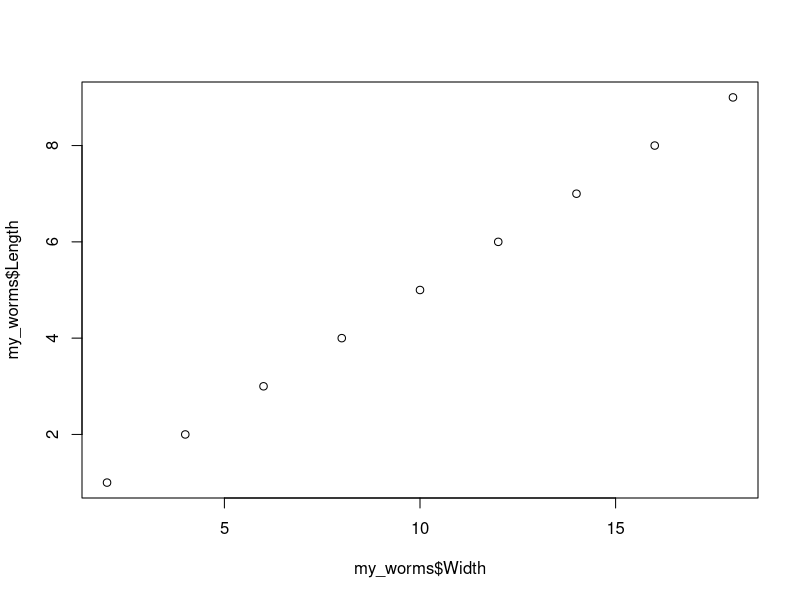

This figure's R source: (Note: this script raises an error after producing the figure.)
## ---- chunk 1
# это комментарии, они не будут выполняться
## ---- chunk 2
2+2
1024/2
1:10
34*4
2^4
sqrt(27)
## ---- chunk 3
var_1 <- 1024 / 2
1238 * 3 -> var_2
var_2
## ---- chunk 4
23
sqrt(25)
## ---- chunk 5
1:10 # от одного до 10
-5:3 # от -5 до 3
## ---- chunk 6
c(2, 4, 6)
c(-9.3, 0, 2.17, 21.3)
## ---- chunk 7
vect_num <- -11:12 # численный вектор от -11 до 12 сохранен в переменной vect_num
vect_num_1 <- c(1.3, 1.7, 1.2, 0.9, 1.6, 1.4) # численный вектор, сохранен в переменной vect_num_1
## ---- chunk 8
vect_num[1] # первый элемент в векторе vect_num
vect_num[10] # 10-й элемент
vect_num[22]
## ---- chunk 9
3:5
## ---- chunk 10
vect_num[3:5]
## ---- chunk 11
vect_num[c(2, 4, 6)] # возвращает 2-й, 4-й и 6-й элементы
vect_num[c(1, 10, 20)] # возвращает 1-й, 10-й и 20-й элементы
## ---- chunk 12
vect_num[c(1, 2, 5)] # возвращает 1-й, 3-й и 5-й элементы
## ---- chunk 13
vect_num[c(15, 9, 1)] # правильно
## ---- chunk 14
c(1, 1, 5:9)
c(vect_num, vect_num)
c(100, vect_num)
## ---- chunk 15
vect_num[c(1, 3, 5, 22:24)]
## ---- chunk 16
"это текст"
'это тоже текст'
## ---- chunk 17
rainbow <- c("red", "orange", "yellow", "green", "blue", "violet")
rainbow # весь вектор
## ---- chunk 18
rainbow[c(1, 6)]
## ---- chunk 19
double_rainbow <- c(rainbow, rainbow)
double_rainbow
rainbow[3:6] # элементы с 3 по 6
## ---- chunk 20
TRUE # истина
FALSE # ложь
## ---- chunk 21
c(T, T, T, T, F, F, T, T)
## ---- chunk 22
c(TRUE, TRUE, TRUE, FALSE, FALSE, TRUE)
## ---- chunk 23
short_logical_vector <- c(FALSE, TRUE)
## ---- chunk 24
rep(x = 1, times = 3) # 1 повторяется 3 раза
rep(x = "red", times = 5) # "red" повторяется 5 раз
rep(x = TRUE, times = 2) # TRUE повторяется 2 раза
## ---- chunk 25
rep(TRUE, 5) # TRUE повторяется 5 раз, аргументы без названий
## ---- chunk 26
vect_log <- c(rep(TRUE, 3), rep(FALSE, 3), rep(TRUE, 4))
vect_log
## ---- chunk 27
double_rainbow
## ---- chunk 28
f_yellow <- double_rainbow == "yellow"
f_yellow
## ---- chunk 29
double_rainbow[f_yellow]
## ---- chunk 30
f_blue <- double_rainbow == "blue"
## ---- chunk 31
f_yellow | f_blue
## ---- chunk 32
double_rainbow[f_yellow | f_blue]
## ---- chunk 33
double_rainbow[double_rainbow == "yellow" | double_rainbow == "blue"]
## ---- chunk 34
f_colours <- double_rainbow == "yellow" | double_rainbow == "blue"
double_rainbow[f_colours]
## ---- chunk 35
vect_num
## ---- chunk 36
vect_num[vect_num > 0]
## ---- chunk 37
f_5_8 <- (vect_num <= -8) | (vect_num >= 8)
vect_num[f_5_8]
## ---- chunk 38
snail_colours <- c("red", "green", "green", "green", "yellow", "yellow", "yellow", "yellow")
snail_colours # это текстовый вектор.
## ---- chunk 39
factor(snail_colours)
## ---- chunk 40
double_rainbow # текстовый вектор
## ---- chunk 41
f_double_rainbow <- factor(double_rainbow)
## ---- chunk 42
class(f_double_rainbow)
class(vect_log)
class(vect_num)
class(rainbow)
## ---- chunk 43
rainbow_1 <- c("red", "orange", NA, "green", "blue", "violet")
## ---- chunk 44
rainbow_1[198]
## ---- chunk 45
vect_num + 2
vect_num * 2
vect_num * (-2)
vect_num ^2
## ---- chunk 46
NAs_NANs <- c(1, 3, NA, 7, 0, 22:24)
## ---- chunk 47
NAs_NANs
## ---- chunk 48
NAs_NANs + 2 # останется NA
NAs_NANs * 0 # останется NA
NAs_NANs / 0  # останется NA
## ---- chunk 49
sqrt(-1)
## ---- chunk 50
NAs_NANs
## ---- chunk 51
length(NAs_NANs)
## ---- chunk 52
sum(NAs_NANs)
## ---- chunk 53
sum(NAs_NANs, na.rm = TRUE)
## ---- chunk 54
mean(NAs_NANs, na.rm = TRUE)
## ---- chunk 55
mmean <- function(x){
  mean(x, na.rm = TRUE)
  }
## ---- chunk 56
mmean <- function(x){
  res <- mean(x, na.rm = TRUE)
  return(res)
}
## ---- chunk 57
mean(vect_num, na.rm = TRUE)
mmean(vect_num)
## ---- chunk 58
len <- 1:9 # числовой
col <- c(rep("green", 4), rep("red", 5)) # текстовый
wid <- seq(from = 2, by = 2, to = 18) # числовой
## ---- chunk 59
my_worms <- data.frame(Length = len, Width = wid, Colour = col)
## ---- chunk 60
class(my_worms) # смотрим, действительно датафрейм
## ---- chunk 61
my_worms # печать датафрейма
View(my_worms) # просмотр в RStudio
head(my_worms)
tail(my_worms)
# fix(my_worms) # ручное редактирование. осторожно! избегайте его использовать, никаких документов о нем не останется
## ---- chunk 62
my_worms$Length
my_worms$Width
## ---- chunk 63
my_worms[2, 3] # вторая строка в 3 столбце
my_worms[2, ] # вторая строка целиком
my_worms[1:9, 2] # строки с 1 по 9 во втором столбце
my_worms[, 2] # второй столбец целиком
## ---- chunk 64
plot(x = my_worms$Width, y = my_worms$Length)
## ---- chunk 65
plot(x = my_worms$Colour, y = my_worms$Length)
## ---- chunk 66
library(ggplot2)

ggplot(data = my_worms) +
  geom_point(aes(x = Width, y = Length))

ggplot(data = my_worms) +
  geom_boxplot(aes(x = Colour, y = Length))
## ---- chunk 67
ggplot(data = my_worms) +
  geom_point(aes(x = Width, y = Length, colour = Colour))
## ---- chunk 68
gg <- ggplot(data = my_worms) +
  geom_point(aes(x = Width, y = Length, colour = Colour))
## ---- chunk 69
gg

## ---- chunk 70
gg + theme_dark()
gg + theme_light()
gg + theme_classic()
## ---- chunk 71
theme_set(theme_bw())
gg
## ---- chunk 72
gg + labs(x = "Ширина", y = "Длина", colour = "Цвет")
## ---- chunk 73
gg + facet_wrap(~Colour, nrow = 1)
## ---- chunk 74
my_worms$col_rus <- factor(my_worms$Colour, levels = c("green", "red"), labels = c("Зеленый", "Красный"))
ggplot(data = my_worms) +
  geom_point(aes(x = Width, y = Length, colour = col_rus)) +
  labs(x = "Ширина", y = "Длина", colour = "Цвет") +
  facet_wrap(~col_rus, nrow = 1)
